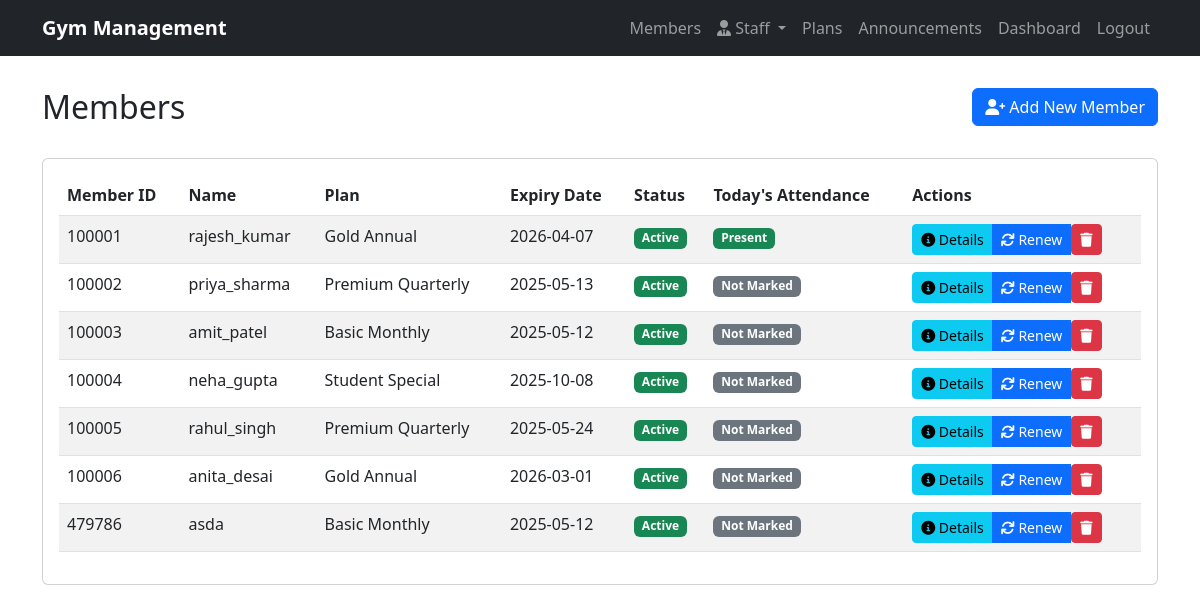
/view-members (signed in), run on the app's committed database.
### models.py (models this page shows)
class User(db.Model):
    id = db.Column(db.Integer, primary_key=True)
    member_id = db.Column(db.String(10), unique=True, nullable=True)  # For attendance marking
    username = db.Column(db.String(80), unique=True, nullable=False)
    email = db.Column(db.String(120), unique=True, nullable=False)
    password = db.Column(db.String(120), nullable=False)
    phone = db.Column(db.String(20), nullable=True)
    address = db.Column(db.Text, nullable=True)
    join_date = db.Column(db.DateTime, nullable=True, default=datetime.utcnow)
    trainer_id = db.Column(db.Integer, db.ForeignKey('staff.id'), nullable=True)
    trainer = db.relationship('Staff', backref=db.backref('trainees', lazy=True))
    attendances = db.relationship('Attendance', backref='user', lazy=True)
    membership = db.relationship('Membership', backref='user', lazy=True)

class Plan(db.Model):
    id = db.Column(db.Integer, primary_key=True)
    name = db.Column(db.String(100), nullable=False)
    duration = db.Column(db.Integer, nullable=False)  # in months
    price = db.Column(db.Float, nullable=False)
    description = db.Column(db.Text)
    memberships = db.relationship('Membership', backref='plan', lazy=True)

class Membership(db.Model):
    id = db.Column(db.Integer, primary_key=True)
    user_id = db.Column(db.Integer, db.ForeignKey('user.id'), nullable=False)
    plan_id = db.Column(db.Integer, db.ForeignKey('plan.id'), nullable=False)
    start_date = db.Column(db.DateTime, nullable=False, default=datetime.utcnow)
    end_date = db.Column(db.DateTime, nullable=False)
    active = db.Column(db.Boolean, default=True)

### routes.py (the view)
@app.route('/view-members')
@login_required
def view_members():
    if not check_moderator_access():
        return redirect(url_for('login'))
    members = User.query.all()
    today = datetime.utcnow().date()
    attendance_data = {
        attendance.user_id: attendance
        for attendance in Attendance.query.filter(
            db.func.date(Attendance.date) == today
        ).all()
    }
    return render_template('members/list.html',
                         members=members,
                         attendance_data=attendance_data,
                         today=today)

### app.py (called while the page is built)
def create_app():
    app = Flask(__name__)
    app.config['SECRET_KEY'] = os.urandom(24)
    app.config['SQLALCHEMY_DATABASE_URI'] = 'sqlite:///gym.db'
    app.config['SQLALCHEMY_TRACK_MODIFICATIONS'] = False
    db.init_app(app)
    login_manager = LoginManager(app)
    login_manager.login_view = 'login'
    @login_manager.user_loader
    def load_user(user_id):
        return Moderator.query.get(int(user_id))
    with app.app_context():
        db.create_all()
    return app, db

### routes.py (called while the page is built)
def check_moderator_access():
    if not isinstance(current_user, Moderator):
        return False
    if current_user.role == 'admin':
        return True
    return True  # For now allowing all moderators, you can add more specific checks

### templates/members/list.html (shortened to what this page needs)
{% extends "base.html" %}
{% block content %}
<div class="row mb-4">
    <div class="col-md-6">
        <h2>Members</h2>
    </div>
    <div class="col-md-6 text-end">
        <a href="{{ url_for('add_member') }}" class="btn btn-primary">
            <i class="fas fa-user-plus"></i> Add New Member
        </a>
    </div>
</div>
<div class="card">
    <div class="card-body">
        <div class="table-responsive">
            <table class="table table-striped">
                <thead>
                    <tr>
                        <th>Member ID</th>
                        <th>Name</th>
                        <th>Plan</th>
                        <th>Expiry Date</th>
                        <th>Status</th>
                        <th>Today's Attendance</th>
                        <th>Actions</th>
                    </tr>
                </thead>
                <tbody>
                    {% for member in members %}
                        {% set active_membership = member.membership|selectattr('active')|first %}
                        <tr>
                            <td>{{ member.member_id }}</td>
                            <td>{{ member.username }}</td>
                            <td>
                                {% if active_membership %}
                                    {{ active_membership.plan.name }}
                                {% else %}
                                    No active plan
                                {% endif %}
                            </td>
                            <td>
                                {% if active_membership %}
                                    {{ active_membership.end_date.strftime('%Y-%m-%d') }}
                                {% else %}
                                    -
                                {% endif %}
                            </td>
                            <td>
                                {% if active_membership %}
                                    <span class="badge bg-success">Active</span>
                                {% else %}
                                    <span class="badge bg-danger">Inactive</span>
                                {% endif %}
                            </td>
                            <td>
                                {% if member.id in attendance_data %}
                                    <span class="badge bg-success">Present</span>
                                {% else %}
                                    <span class="badge bg-secondary">Not Marked</span>
                                {% endif %}
                            </td>
                            <td>
                                <div class="btn-group">
                                    <a href="{{ url_for('member_details', user_id=member.id) }}" class="btn btn-info btn-sm">
                                        <i class="fas fa-info-circle"></i> Details
                                    </a>
                                    {% if active_membership %}
                                        <a href="{{ url_for('renew_membership', member_id=member.id) }}" class="btn btn-primary btn-sm">
                                            <i class="fas fa-sync"></i> Renew
                                        </a>
                                    {% endif %}
                                    <form method="POST" action="{{ url_for('delete_member', user_id=member.id) }}"
                                          onsubmit="return confirm('Are you sure you want to delete this member?');"
                                          style="display: inline;">
                                        <button type="submit" class="btn btn-danger btn-sm">
                                            <i class="fas fa-trash"></i>
                                        </button>
                                    </form>
                                </div>
                            </td>
                        </tr>
                    {% endfor %}
                </tbody>
            </table>
        </div>
    </div>
</div>
{% endblock %}

### templates/base.html (style rules this page uses)
.card { margin-bottom: 1rem; }

### data on the page
User: member_id "100001", username "rajesh_kumar", shows "Present"
Plan: plan.name "Gold Annual"
Membership: end_date "2026-04-07"
User: member_id "100002", username "priya_sharma", shows "Not Marked"
Plan: plan.name "Premium Quarterly"
Membership: end_date "2025-05-13"
User: member_id "100003", username "amit_patel", shows "Not Marked"
Plan: plan.name "Basic Monthly"
Membership: end_date "2025-05-12"
User: member_id "100004", username "neha_gupta", shows "Not Marked"
Plan: plan.name "Student Special"
Membership: end_date "2025-10-08"
User: member_id "100005", username "rahul_singh", shows "Not Marked"
Membership: end_date "2025-05-24"
User: member_id "100006", username "anita_desai", shows "Not Marked"
Membership: end_date "2026-03-01"
User: member_id "479786", username "asda", shows "Not Marked"
Membership: end_date "2025-05-12"
